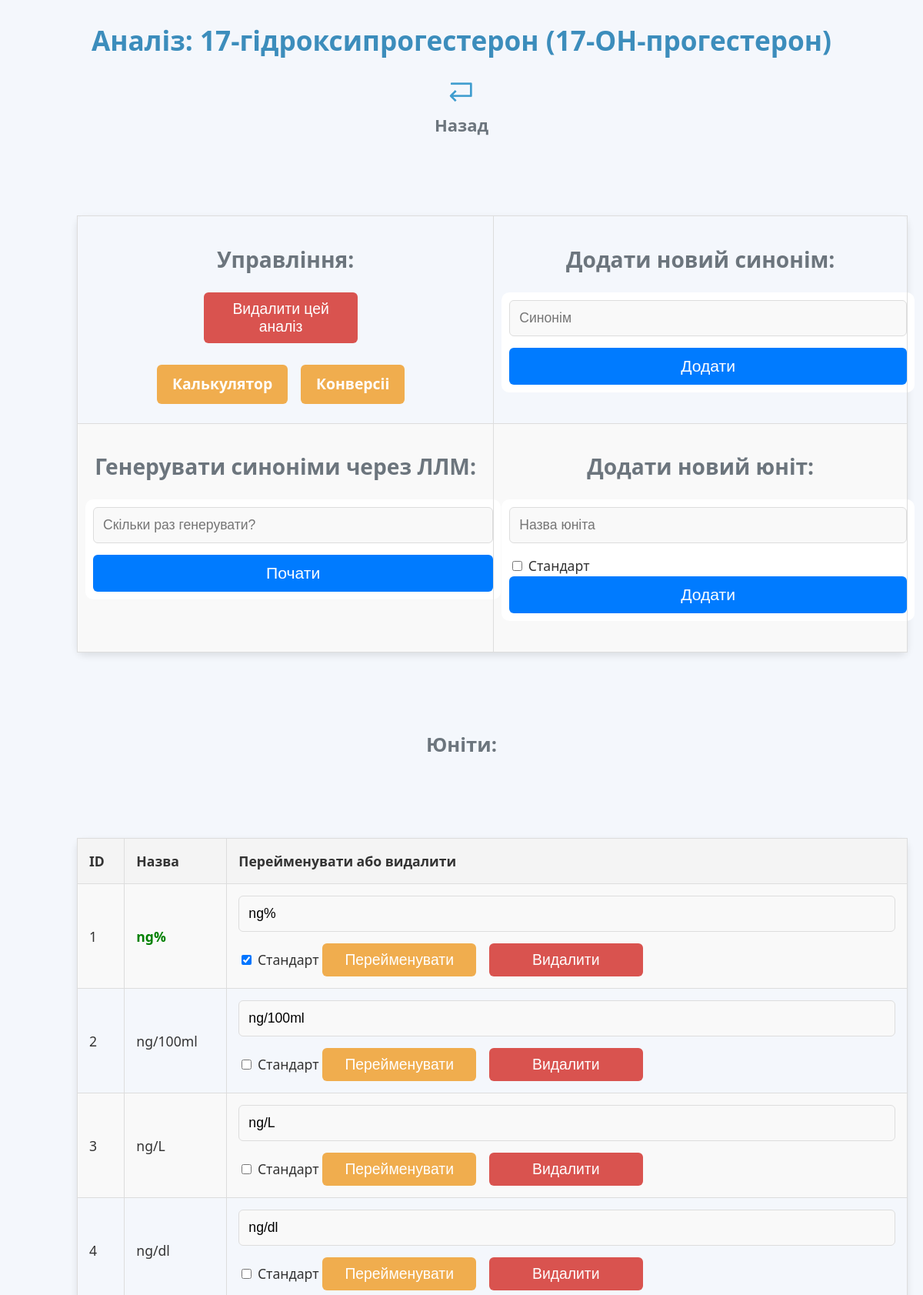
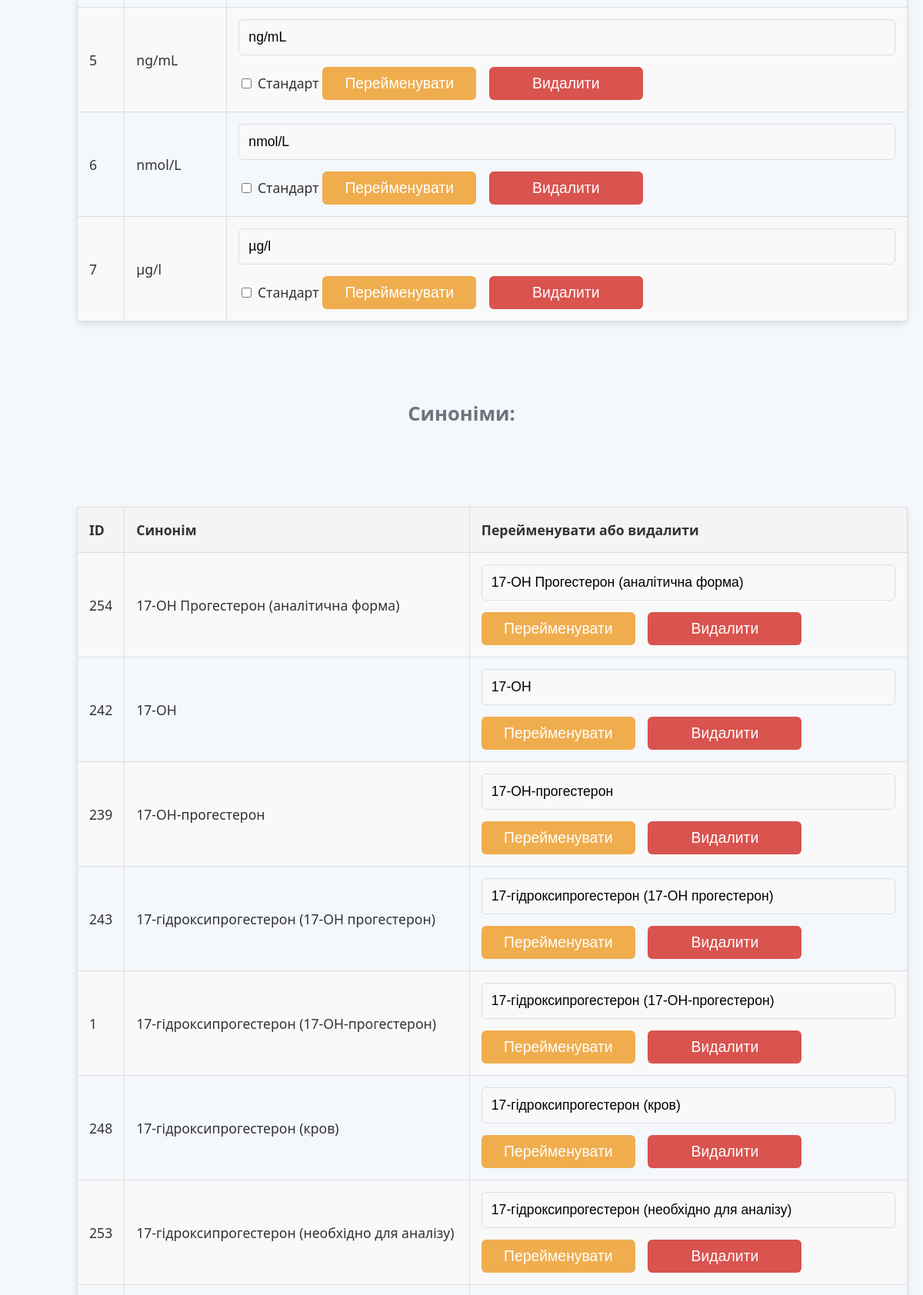
The page /analysis/1 (upper part) on the database its author committed (2 pictures, top to bottom).
### db/database.py (models this page shows)
class StandardName(Base):
    __tablename__ = "standard_names"
    id = Column(Integer, primary_key=True, index=True)
    name = Column(String, unique=True, nullable=False)
    standard_unit_id = Column(Integer, ForeignKey("units.id"), nullable=True)
    units = relationship("Unit", back_populates="standard_name", foreign_keys="[Unit.standard_name_id]")
    unit_conversions = relationship("UnitConversion", back_populates="standard_name",
                                    foreign_keys="[UnitConversion.standard_name_id]")
    synonyms = relationship("AnalysisSynonym", back_populates="standard_name")

class AnalysisSynonym(Base):
    __tablename__ = "analysis_synonyms"
    id = Column(Integer, primary_key=True, index=True)
    standard_name_id = Column(Integer, ForeignKey("standard_names.id"), nullable=False)
    synonym = Column(String, nullable=False)
    standard_name = relationship("StandardName", back_populates="synonyms")
    __table_args__ = (
        UniqueConstraint("standard_name_id", "synonym", name="unique_standard_name_synonym_constraint"),
    )

class Unit(Base):
    __tablename__ = "units"
    id = Column(Integer, primary_key=True, index=True)
    unit = Column(String, nullable=False)  # Назва одиниці
    standard_name_id = Column(Integer, ForeignKey("standard_names.id"), nullable=False)
    is_standard = Column(Boolean, default=False)  # Чи є ця одиниця стандартною для аналізу
    standard_name = relationship("StandardName", back_populates="units", foreign_keys=[standard_name_id])
    synonyms = relationship("UnitSynonym", back_populates="unit")
    __table_args__ = (
        UniqueConstraint("standard_name_id", "unit", name="unique_standard_name_unit_constraint"),
    )

### ui/routes/analysis_router.py (the view)
@router.get("/analysis/{analysis_id}", response_class=HTMLResponse)
def read_analysis_detail(analysis_id: int, request: Request, db: Session = Depends(get_db)):
    analysis_detail = get_analysis_detail(db, analysis_id)
    if not analysis_detail:
        raise HTTPException(status_code=404, detail="Analysis not found")
    return templates.TemplateResponse(
        "analysis_detail.html",
        {
            "request": request,
            "analysis": {
                "id": analysis_detail["id"],
                "name": analysis_detail["name"],
                "standard_unit": analysis_detail["standard_unit"],
                "units": analysis_detail["units"],
            },
            "synonyms": analysis_detail["synonyms"]
        }
    )

### ui/templates/analysis_detail.html (shortened to what this page needs)
{% extends "base.html" %}
{% block header %}Аналіз: {{ analysis.name }}{% endblock %}
{% block content %}
<p align="center"><a href="/analysis"><img src="/static/images/back.png" width="3%"><br>Назад</a></p>
<table style="border-collapse: collapse;">
    <tr>
        <td style="border: 1px solid #ddd; padding: 10px; vertical-align: top;">
            <h2>Управління:</h2>
            <div align="center">
            <form action="/delete_analyse" method="post" class="form-delete">
                <button type="submit" class="btn-delete">
                    Видалити цей аналіз
                </button>
            </form>
                <br>
                <form class="form-delete" style="display:inline;">
            <a href="/calculator_result/{{ analysis.id }}" class="btn-edit">Калькулятор</a>
            <a href="/conversions/{{ analysis.id }}" class="btn-edit">Конверсіі</a>
                    </form>
                </div>
        </td>
        <td style="border: 1px solid #ddd; padding: 10px; vertical-align: top;">
            <h2>Додати новий синонім:</h2>
            <form action="/add_analysis_synonym" method="post">
                <input type="text" name="synonym" placeholder="Синонім" required>
                <button type="submit">Додати</button>
            </form>
        </td>
    </tr>
    <tr>
        <td style="border: 1px solid #ddd; padding: 10px; vertical-align: top;">
            <h2>Генерувати синоніми через ЛЛМ:</h2>
            <form action="/generate_analyse_synonym" method="post">
                <input type="number" name="count" placeholder="Скільки раз генерувати?" required>
                <button type="submit">Почати</button>
            </form>
        </td>
        <td style="border: 1px solid #ddd; padding: 10px; vertical-align: top;">
            <h2>Додати новий юніт:</h2>
            <form action="/add_unit" method="post">
                <input type="text" name="unit_name" placeholder="Назва юніта" required>
                <input type="checkbox" name="is_standard"> Стандарт
                <button type="submit">Додати</button>
            </form>
        </td>
    </tr>
</table>
<h2>Юніти:</h2>
<table border="1">
    <tr>
        <th>ID</th>
        <th>Назва</th>
        <th>Перейменувати або видалити</th>
    </tr>
    {% for unit in analysis.units %}
    <tr>
        <td>{{ loop.index }}</td>
        <td{% if unit == analysis.standard_unit %} style="font-weight: bold; color: green;"{% endif %}>
            {{ unit.unit }}
        </td>
        <td>
            <form action="/update_unit" method="post" style="display:inline;" class="form-delete">
                <input type="text" name="unit_name" value="{{ unit.unit }}" placeholder="Введіть нову назву юніта" required>
                <input type="checkbox" name="is_standard" {% if unit == analysis.standard_unit %}checked{% endif %}> Стандарт
                <button type="submit" class="btn-edit">Перейменувати</button>
            </form>
<form action="/delete_unit" method="post" style="display:inline;" class="form-delete">
    <button type="submit" class="btn-delete">Видалити</button>
</form>
        </td>
    </tr>
    {% endfor %}
</table>
<h2>Синоніми:</h2>
    <table border="1">
        <tr>
            <th>ID</th>
            <th>Синонім</th>
            <th>Перейменувати або видалити</th>
        </tr>
        {% for synonym in synonyms %}
        <tr>
            <td>{{ synonym.id }}</td>
            <td>{{ synonym.synonym }}</td>
            <td>
                <form action="/update_analysis_synonym" method="post" class="form-delete" style="display:inline;">
                    <input type="text" name="new_synonym" value="{{ synonym.synonym }}">
                    <button type="submit" class="btn-edit">Перейменувати</button>
                </form>
                <form action="/remove_analysis_synonym" method="post" style="display:inline;" class="form-delete">
                    <button type="submit" class="btn-delete">Видалити</button>
                </form>
            </td>
        </tr>
        {% endfor %}
    </table>
{% endblock %}

### ui/static/css/styles.css (style rules this page uses)
body { font-family: 'Segoe UI', Tahoma, Geneva, Verdana, sans-serif; margin: 0; padding: 0; background-color: #f4f7fc; color: #333; line-height: 1.6; }
h1, h2 { font-family: 'Segoe UI', Tahoma, Geneva, Verdana, sans-serif; margin-bottom: 20px; text-align: center; }
h2 { color: #6c757d; font-size: 1.6em; }
a { color: #007bff; text-decoration: none; font-weight: bold; transition: color 0.3s ease, transform 0.2s ease; }
p { font-size: 20px; }
p a { color: #6c757d; font-size: 1.1em; }
form { background-color: #fff; padding: 10px; border-radius: 10px; margin-bottom: 30px; width: 100%; max-width: 600px; margin-left: auto; margin-right: auto; }
.form-delete { background-color: transparent; padding: 0; border-radius: 0; margin: 0; width: auto; max-width: none; }
form input[type="text"], form select, form textarea { width: 100%; padding: 12px; margin-bottom: 15px; border: 1px solid #ddd; border-radius: 6px; font-size: 1em; background-color: #f9f9f9; box-sizing: border-box; transition: border-color 0.3s ease; }
form input[type="number"], form select, form textarea { width: 100%; padding: 12px; margin-bottom: 15px; border: 1px solid #ddd; border-radius: 6px; font-size: 1em; background-color: #f9f9f9; box-sizing: border-box; transition: border-color 0.3s ease; }
form button { width: 100%; padding: 12px; background-color: #007bff; color: white; border: none; border-radius: 6px; cursor: pointer; font-size: 1.2em; transition: background-color 0.3s ease, transform 0.2s ease; }
table { width: 90%; align:center; margin: 100px; border-collapse: collapse; margin: 20px background-color: #fff; border-radius: 10px; box-shadow: 0 4px 10px rgba(0, 0, 0, 0.1); }
table th, table td { border: 1px solid #ddd; padding: 15px; text-align: left; font-size: 1.1em; }
table th { background-color: #f4f4f4; color: #333; }
table tr:nth-child(even) { background-color: #f9f9f9; }
button, .btn-delete, .btn-edit { padding: 10px 20px; cursor: pointer; border-radius: 6px; font-size: 1.1em; transition: background-color 0.3s ease, transform 0.2s ease; display: inline-block; margin-right: 12px; }
.btn-delete { background-color: #d9534f; color: white; border: none; max-width: 200px; }
.btn-edit { background-color: #f0ad4e; color: white; border: none; border: none; max-width: 200px; }
h1, h2 { text-align: center; }

### rows shown on the page
StandardName: name "17-гідроксипрогестерон (17-ОН-прогестерон)"
AnalysisSynonym: unit "ng%", unit_name "ng%", unit "ng/100ml", unit_name "ng/100ml", unit "ng/L", unit_name "ng/L", unit "ng/dl", unit_name "ng/dl", unit "ng/mL", unit_name "ng/mL", unit "nmol/L", unit_name "nmol/L", unit "µg/l", unit_name "µg/l", id "254", synonym "17-OH Прогестерон (аналітична форма)", new_synonym "17-OH Прогестерон (аналітична форма)"
AnalysisSynonym: id "242", synonym "17-ОН", new_synonym "17-ОН"
AnalysisSynonym: id "239", synonym "17-ОН-прогестерон", new_synonym "17-ОН-прогестерон"
AnalysisSynonym: id "243", synonym "17-гідроксипрогестерон (17-OH прогестерон)", new_synonym "17-гідроксипрогестерон (17-OH прогестерон)"
AnalysisSynonym: id "1", synonym "17-гідроксипрогестерон (17-ОН-прогестерон)", new_synonym "17-гідроксипрогестерон (17-ОН-прогестерон)"
AnalysisSynonym: id "248", synonym "17-гідроксипрогестерон (кров)", new_synonym "17-гідроксипрогестерон (кров)"
AnalysisSynonym: id "253", synonym "17-гідроксипрогестерон (необхідно для аналізу)", new_synonym "17-гідроксипрогестерон (необхідно для аналізу)"
